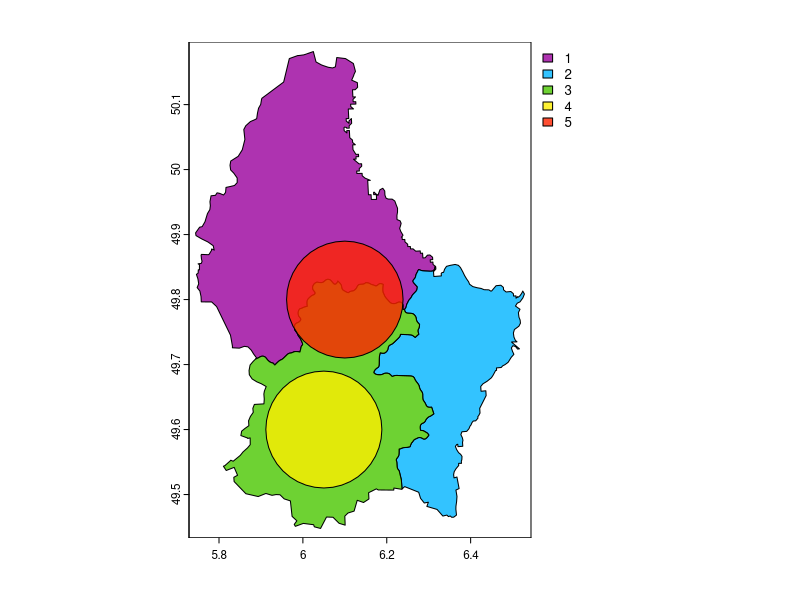
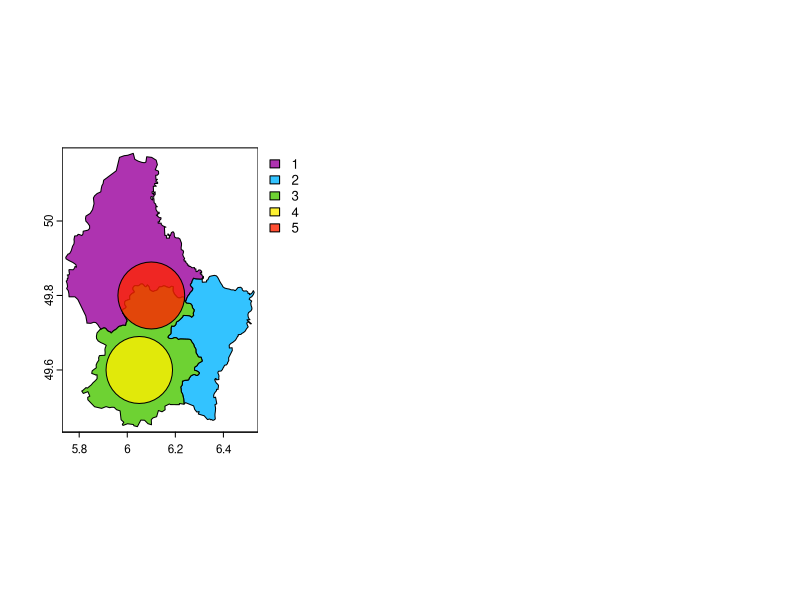
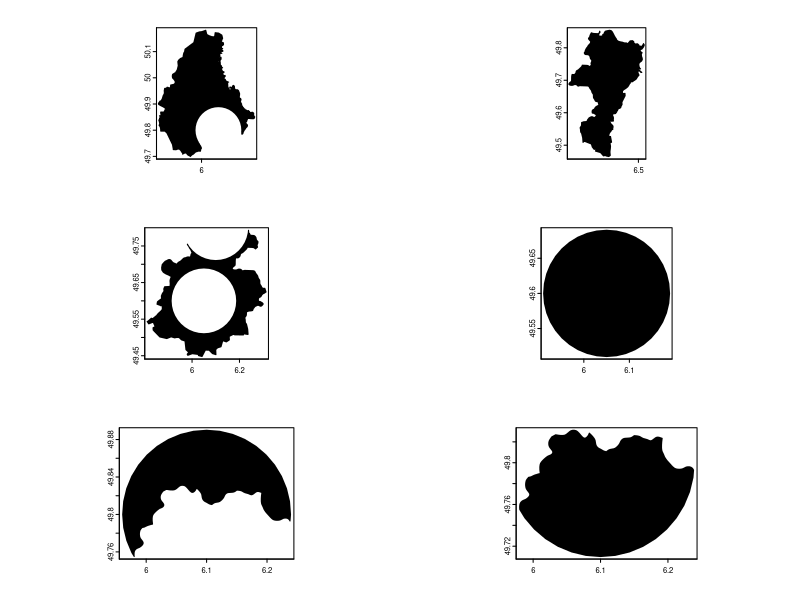
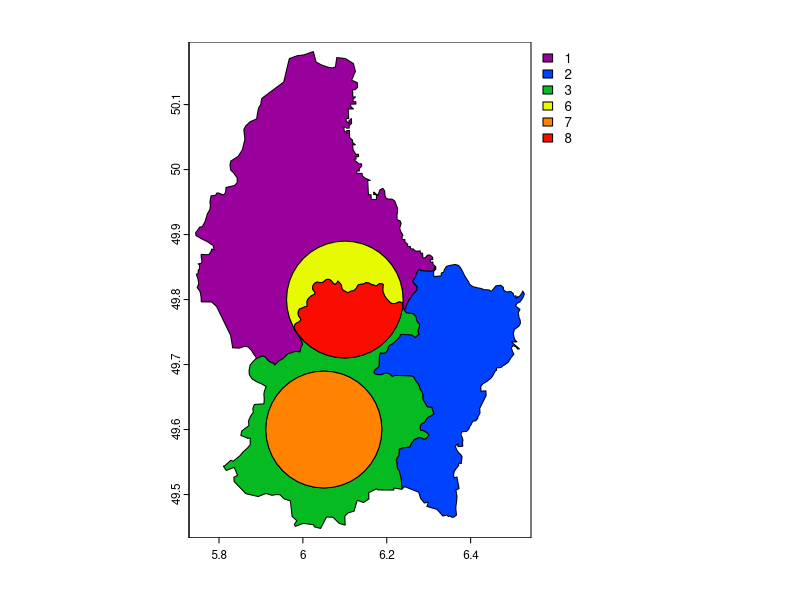

Generate these figures, in order, with R:
library(terra)

v <- vect(system.file("ex/lux.shp", package="terra"))

v <- aggregate(v, by = "ID_1")[,1]

#create two circles overlaying vector v
circles <- vect(rbind(c(6.05, 49.6), c(6.1, 49.8)), crs = "epsg:4326") |>
  buffer(10e3)

circles$ID_1 <- 4:5

#bind everything into a single vector
v2 <- rbind(v, circles)

plot(v2, "ID_1", alpha = 0.8, col = map.pal("roygbiv"))

#I want to sum the polygons using "ID_1"
#aggregating doesn't sum overlapping areas: the bottom circle should have a value of 3+4 = 7, but it is just overlaying the aggregated polygon with value (ID_1) = 3
v2_agg <- aggregate(v2, by = "ID_1", fun = "sum") 

par(mfrow =c(1,2))
  
plot(v2_agg, "ID_1", alpha = 0.8, col = map.pal("roygbiv"))

#response from Robert 

u <- union(v2)
s <- rowSums(values(u) * v2$ID_1[col(u)])
u$sum <- s
# or
values(u) <- data.frame(sum=s)

##new answer!
u <- union(v2)

#this creates new geometry 'cut-outs' where polygons overlap:
par(mfrow = c(3,2))
for(i in 1:nrow(u)){plot(u[i,], col = 1)}
par(mfrow = c(1,1))

#so 6 geometries as opposed to the original 5

#next part gets the values that should go with each of those geometries:
#values(u) is a dataframe with id columns 1 to 5 representing the original 5 geometries, and a value of 1 in that column indicating if that geometry overlaps with the new geometry (each row). This dataframe is transposed and multiplied by the values of each of the original geometries, so that each column is now the values that fall within each (new) geometry. Summing these columns therefore gives the sum of values in each polygon
s <- colSums(v2$ID_1 * t(values(u)))

# the values are attached to the geometry, overwriting any other values of 'u'
values(u) <- data.frame(sum=s)

plot(u, "sum", col = map.pal("roygbiv"))
